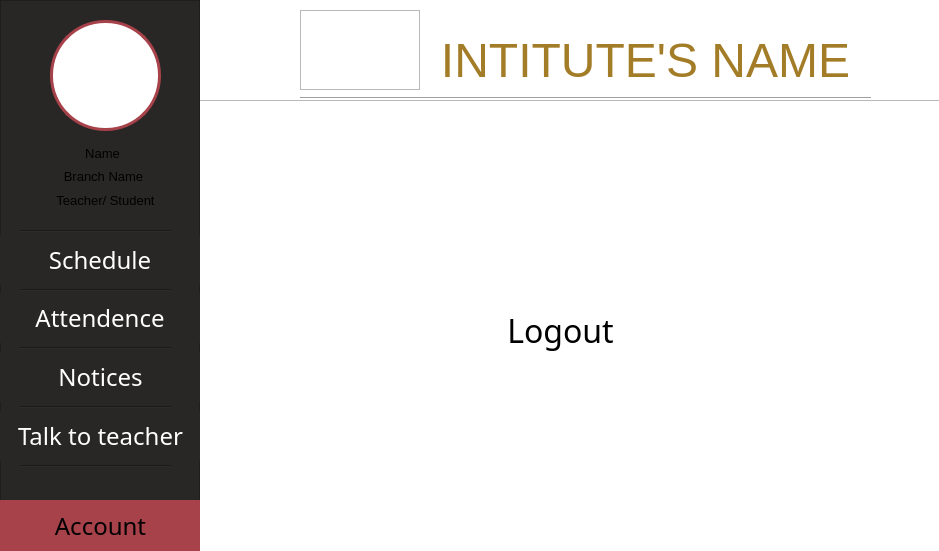
<?xml version="1.0" encoding="UTF-8"?>
<ui version="4.0">
 <class>MainWindow</class>
 <widget class="QMainWindow" name="MainWindow">
  <property name="geometry">
   <rect>
    <x>0</x>
    <y>0</y>
    <width>939</width>
    <height>551</height>
   </rect>
  </property>
  <property name="windowTitle">
   <string>MainWindow</string>
  </property>
  <widget class="QWidget" name="centralwidget">
   <widget class="QFrame" name="slide_menu">
    <property name="geometry">
     <rect>
      <x>0</x>
      <y>0</y>
      <width>200</width>
      <height>551</height>
     </rect>
    </property>
    <property name="styleSheet">
     <string notr="true">background-color: rgb(40,39,38);</string>
    </property>
    <property name="frameShape">
     <enum>QFrame::StyledPanel</enum>
    </property>
    <property name="frameShadow">
     <enum>QFrame::Raised</enum>
    </property>
    <widget class="Line" name="line_3">
     <property name="geometry">
      <rect>
       <x>20</x>
       <y>282</y>
       <width>151</width>
       <height>16</height>
      </rect>
     </property>
     <property name="styleSheet">
      <string notr="true">background-color: rgb(40, 39, 38);</string>
     </property>
     <property name="orientation">
      <enum>Qt::Horizontal</enum>
     </property>
    </widget>
    <widget class="Line" name="line_4">
     <property name="geometry">
      <rect>
       <x>20</x>
       <y>340</y>
       <width>151</width>
       <height>16</height>
      </rect>
     </property>
     <property name="styleSheet">
      <string notr="true">background-color: rgb(40, 39, 38);</string>
     </property>
     <property name="orientation">
      <enum>Qt::Horizontal</enum>
     </property>
    </widget>
    <widget class="QLabel" name="profile_designation">
     <property name="geometry">
      <rect>
       <x>50</x>
       <y>190</y>
       <width>111</width>
       <height>21</height>
      </rect>
     </property>
     <property name="styleSheet">
      <string notr="true">background-color: rgb(40,39,38);</string>
     </property>
     <property name="text">
      <string>&lt;html&gt;&lt;head/&gt;&lt;body&gt;&lt;p align=&quot;center&quot;&gt;&lt;span style=&quot; font-size:10pt;&quot;&gt;Teacher/ Student&lt;/span&gt;&lt;/p&gt;&lt;/body&gt;&lt;/html&gt;</string>
     </property>
    </widget>
    <widget class="QFrame" name="frame_3">
     <property name="geometry">
      <rect>
       <x>50</x>
       <y>20</y>
       <width>111</width>
       <height>111</height>
      </rect>
     </property>
     <property name="styleSheet">
      <string notr="true">background: rgb(255, 255, 255);
border-radius: 55px;
border:3px solid rgb(167, 65, 74)
</string>
     </property>
     <property name="frameShape">
      <enum>QFrame::StyledPanel</enum>
     </property>
     <property name="frameShadow">
      <enum>QFrame::Raised</enum>
     </property>
    </widget>
    <widget class="QLabel" name="label">
     <property name="geometry">
      <rect>
       <x>79</x>
       <y>146</y>
       <width>47</width>
       <height>13</height>
      </rect>
     </property>
     <property name="text">
      <string>&lt;html&gt;&lt;head/&gt;&lt;body&gt;&lt;p align=&quot;center&quot;&gt;&lt;span style=&quot; font-size:10pt;&quot;&gt;Name&lt;/span&gt;&lt;/p&gt;&lt;/body&gt;&lt;/html&gt;</string>
     </property>
    </widget>
    <widget class="QPushButton" name="attendence_button">
     <property name="geometry">
      <rect>
       <x>0</x>
       <y>293</y>
       <width>200</width>
       <height>50</height>
      </rect>
     </property>
     <property name="font">
      <font>
       <family>Sitka Heading</family>
       <pointsize>18</pointsize>
      </font>
     </property>
     <property name="cursor">
      <cursorShape>PointingHandCursor</cursorShape>
     </property>
     <property name="styleSheet">
      <string notr="true">QPushButton:hover {
    background-color:rgb(167, 65, 74);
}

QPushButton{
border:none;
color:rgb(255, 255, 255)
}</string>
     </property>
     <property name="text">
      <string>Attendence</string>
     </property>
     <property name="icon">
      <iconset resource="C:/Users/HP/Downloads/google site/icons.qrc">
       <normaloff>:/icon/icons8-bookmark-32.png</normaloff>:/icon/icons8-bookmark-32.png</iconset>
     </property>
     <property name="iconSize">
      <size>
       <width>32</width>
       <height>32</height>
      </size>
     </property>
    </widget>
    <widget class="Line" name="line_5">
     <property name="geometry">
      <rect>
       <x>20</x>
       <y>223</y>
       <width>151</width>
       <height>16</height>
      </rect>
     </property>
     <property name="styleSheet">
      <string notr="true">background-color: rgb(40, 39, 38);</string>
     </property>
     <property name="orientation">
      <enum>Qt::Horizontal</enum>
     </property>
    </widget>
    <widget class="QPushButton" name="schedule_button">
     <property name="geometry">
      <rect>
       <x>0</x>
       <y>235</y>
       <width>200</width>
       <height>50</height>
      </rect>
     </property>
     <property name="font">
      <font>
       <family>Sitka Heading</family>
       <pointsize>18</pointsize>
      </font>
     </property>
     <property name="cursor">
      <cursorShape>PointingHandCursor</cursorShape>
     </property>
     <property name="styleSheet">
      <string notr="true">QPushButton:hover {
    background-color:rgb(167, 65, 74);
}

QPushButton{
border:none;
color:rgb(255, 255, 255)
}

</string>
     </property>
     <property name="text">
      <string>Schedule</string>
     </property>
     <property name="icon">
      <iconset resource="C:/Users/HP/Downloads/google site/icons.qrc">
       <normaloff>:/icon/icons8-schedule-24.png</normaloff>:/icon/icons8-schedule-24.png</iconset>
     </property>
     <property name="iconSize">
      <size>
       <width>24</width>
       <height>24</height>
      </size>
     </property>
    </widget>
    <widget class="QPushButton" name="account_button">
     <property name="geometry">
      <rect>
       <x>0</x>
       <y>500</y>
       <width>201</width>
       <height>51</height>
      </rect>
     </property>
     <property name="font">
      <font>
       <family>Sitka Heading</family>
       <pointsize>18</pointsize>
      </font>
     </property>
     <property name="cursor">
      <cursorShape>PointingHandCursor</cursorShape>
     </property>
     <property name="styleSheet">
      <string notr="true">border:none;
background-color: rgb(167, 65, 74);</string>
     </property>
     <property name="text">
      <string>Account</string>
     </property>
     <property name="icon">
      <iconset resource="C:/Users/HP/Downloads/google site/icons.qrc">
       <normaloff>:/icon/icons8-settings-32.png</normaloff>:/icon/icons8-settings-32.png</iconset>
     </property>
     <property name="iconSize">
      <size>
       <width>32</width>
       <height>32</height>
      </size>
     </property>
    </widget>
    <widget class="QLabel" name="label_8">
     <property name="geometry">
      <rect>
       <x>63</x>
       <y>167</y>
       <width>81</width>
       <height>20</height>
      </rect>
     </property>
     <property name="text">
      <string>&lt;html&gt;&lt;head/&gt;&lt;body&gt;&lt;p align=&quot;center&quot;&gt;&lt;span style=&quot; font-size:10pt;&quot;&gt;Branch Name&lt;/span&gt;&lt;/p&gt;&lt;/body&gt;&lt;/html&gt;</string>
     </property>
    </widget>
    <widget class="QPushButton" name="notice_button">
     <property name="geometry">
      <rect>
       <x>0</x>
       <y>352</y>
       <width>201</width>
       <height>50</height>
      </rect>
     </property>
     <property name="font">
      <font>
       <family>Sitka Heading</family>
       <pointsize>18</pointsize>
      </font>
     </property>
     <property name="cursor">
      <cursorShape>PointingHandCursor</cursorShape>
     </property>
     <property name="styleSheet">
      <string notr="true">QPushButton:hover {
    background-color:rgb(167, 65, 74);
}

QPushButton{
border:none;
color:rgb(255, 255, 255)
}

</string>
     </property>
     <property name="text">
      <string>Notices</string>
     </property>
     <property name="icon">
      <iconset resource="C:/Users/HP/Downloads/google site/icons.qrc">
       <normaloff>:/icon/icons8-document-32.png</normaloff>:/icon/icons8-document-32.png</iconset>
     </property>
     <property name="iconSize">
      <size>
       <width>32</width>
       <height>32</height>
      </size>
     </property>
    </widget>
    <widget class="QPushButton" name="schedule_button_2">
     <property name="geometry">
      <rect>
       <x>0</x>
       <y>411</y>
       <width>201</width>
       <height>50</height>
      </rect>
     </property>
     <property name="font">
      <font>
       <family>Sitka Heading</family>
       <pointsize>18</pointsize>
      </font>
     </property>
     <property name="cursor">
      <cursorShape>PointingHandCursor</cursorShape>
     </property>
     <property name="styleSheet">
      <string notr="true">QPushButton:hover {
    background-color:rgb(167, 65, 74);
}

QPushButton{
border:none;
color:rgb(255, 255, 255)
}

</string>
     </property>
     <property name="text">
      <string>Talk to teacher</string>
     </property>
     <property name="icon">
      <iconset resource="C:/Users/HP/Downloads/google site/icons.qrc">
       <normaloff>:/icon/icons8-chat-50.png</normaloff>:/icon/icons8-chat-50.png</iconset>
     </property>
     <property name="iconSize">
      <size>
       <width>24</width>
       <height>24</height>
      </size>
     </property>
    </widget>
    <widget class="Line" name="line_8">
     <property name="geometry">
      <rect>
       <x>20</x>
       <y>464</y>
       <width>151</width>
       <height>5</height>
      </rect>
     </property>
     <property name="styleSheet">
      <string notr="true">background-color: rgb(40, 39, 38);</string>
     </property>
     <property name="orientation">
      <enum>Qt::Horizontal</enum>
     </property>
    </widget>
    <widget class="Line" name="line_9">
     <property name="geometry">
      <rect>
       <x>20</x>
       <y>405</y>
       <width>151</width>
       <height>5</height>
      </rect>
     </property>
     <property name="styleSheet">
      <string notr="true">background-color: rgb(40, 39, 38);</string>
     </property>
     <property name="orientation">
      <enum>Qt::Horizontal</enum>
     </property>
    </widget>
    <zorder>line_3</zorder>
    <zorder>line_4</zorder>
    <zorder>profile_designation</zorder>
    <zorder>frame_3</zorder>
    <zorder>label</zorder>
    <zorder>attendence_button</zorder>
    <zorder>line_5</zorder>
    <zorder>schedule_button</zorder>
    <zorder>account_button</zorder>
    <zorder>label_8</zorder>
    <zorder>schedule_button_2</zorder>
    <zorder>notice_button</zorder>
    <zorder>line_8</zorder>
    <zorder>line_9</zorder>
   </widget>
   <widget class="QStackedWidget" name="stackedWidget">
    <property name="geometry">
     <rect>
      <x>200</x>
      <y>100</y>
      <width>741</width>
      <height>451</height>
     </rect>
    </property>
    <property name="currentIndex">
     <number>2</number>
    </property>
    <widget class="QWidget" name="students_schedule">
     <widget class="QFrame" name="main_frame">
      <property name="geometry">
       <rect>
        <x>0</x>
        <y>0</y>
        <width>741</width>
        <height>551</height>
       </rect>
      </property>
      <property name="sizeIncrement">
       <size>
        <width>100</width>
        <height>200</height>
       </size>
      </property>
      <property name="mouseTracking">
       <bool>true</bool>
      </property>
      <property name="styleSheet">
       <string notr="true">background-color: rgb(255, 255, 255);</string>
      </property>
      <property name="frameShape">
       <enum>QFrame::StyledPanel</enum>
      </property>
      <property name="frameShadow">
       <enum>QFrame::Raised</enum>
      </property>
      <widget class="QTableWidget" name="tableWidget">
       <property name="geometry">
        <rect>
         <x>40</x>
         <y>40</y>
         <width>651</width>
         <height>351</height>
        </rect>
       </property>
       <property name="styleSheet">
        <string notr="true">QHeaderView::section {
    padding: 4px;
    font-size: 14pt;
    border-style: none;
    border-bottom: 1px solid #fffff8;
    border-right: 1px solid #fffff8;
}

QHeaderView::section:horizontal
{
    background-color: #6A8A82;
    border-top: 1px solid #fffff8;
}

QHeaderView::section:vertical
{
    border-left: 1px solid #fffff8;
}
QTableWidget QTableCornerButton::section {
    background-color: #6A8A82;
    border: 1px solid #fffff8;
}</string>
       </property>
       <attribute name="horizontalHeaderMinimumSectionSize">
        <number>39</number>
       </attribute>
       <attribute name="horizontalHeaderDefaultSectionSize">
        <number>84</number>
       </attribute>
       <attribute name="verticalHeaderDefaultSectionSize">
        <number>42</number>
       </attribute>
       <row>
        <property name="text">
         <string>Time</string>
        </property>
       </row>
       <row>
        <property name="text">
         <string>Time</string>
        </property>
       </row>
       <row>
        <property name="text">
         <string>Time</string>
        </property>
       </row>
       <row>
        <property name="text">
         <string>Time</string>
        </property>
       </row>
       <row>
        <property name="text">
         <string>Time</string>
        </property>
       </row>
       <row>
        <property name="text">
         <string>Time</string>
        </property>
       </row>
       <row>
        <property name="text">
         <string>Time</string>
        </property>
       </row>
       <column>
        <property name="text">
         <string>MON</string>
        </property>
        <property name="font">
         <font>
          <family>Sitka Heading</family>
          <pointsize>18</pointsize>
         </font>
        </property>
       </column>
       <column>
        <property name="text">
         <string>TUE</string>
        </property>
       </column>
       <column>
        <property name="text">
         <string>WED</string>
        </property>
       </column>
       <column>
        <property name="text">
         <string>THU</string>
        </property>
       </column>
       <column>
        <property name="text">
         <string>FRI</string>
        </property>
       </column>
       <column>
        <property name="text">
         <string>SAT</string>
        </property>
       </column>
       <column>
        <property name="text">
         <string>SUN</string>
        </property>
       </column>
      </widget>
      <widget class="QLabel" name="label_10">
       <property name="geometry">
        <rect>
         <x>186</x>
         <y>404</y>
         <width>16</width>
         <height>16</height>
        </rect>
       </property>
       <property name="styleSheet">
        <string notr="true">background-color: rgb(167, 65, 74);
border-radius:8px</string>
       </property>
       <property name="text">
        <string/>
       </property>
      </widget>
      <widget class="QLabel" name="label_11">
       <property name="geometry">
        <rect>
         <x>360</x>
         <y>404</y>
         <width>16</width>
         <height>16</height>
        </rect>
       </property>
       <property name="styleSheet">
        <string notr="true">background-color:rgb(163, 124, 39);
border-radius:8px</string>
       </property>
       <property name="text">
        <string/>
       </property>
      </widget>
      <widget class="QLabel" name="label_12">
       <property name="geometry">
        <rect>
         <x>537</x>
         <y>404</y>
         <width>16</width>
         <height>16</height>
        </rect>
       </property>
       <property name="styleSheet">
        <string notr="true">background-color:  rgb(40, 39, 38);
border-radius:8px</string>
       </property>
       <property name="text">
        <string/>
       </property>
      </widget>
      <widget class="QLabel" name="label_13">
       <property name="geometry">
        <rect>
         <x>150</x>
         <y>430</y>
         <width>91</width>
         <height>20</height>
        </rect>
       </property>
       <property name="text">
        <string>&lt;html&gt;&lt;head/&gt;&lt;body&gt;&lt;p align=&quot;center&quot;&gt;&lt;span style=&quot; font-size:9pt;&quot;&gt;Upcoming Class&lt;/span&gt;&lt;/p&gt;&lt;/body&gt;&lt;/html&gt;</string>
       </property>
      </widget>
      <widget class="QLabel" name="label_14">
       <property name="geometry">
        <rect>
         <x>324</x>
         <y>430</y>
         <width>91</width>
         <height>20</height>
        </rect>
       </property>
       <property name="text">
        <string>&lt;html&gt;&lt;head/&gt;&lt;body&gt;&lt;p align=&quot;center&quot;&gt;&lt;span style=&quot; font-size:9pt;&quot;&gt;Ongoing&lt;/span&gt;&lt;/p&gt;&lt;/body&gt;&lt;/html&gt;</string>
       </property>
      </widget>
      <widget class="QLabel" name="label_15">
       <property name="geometry">
        <rect>
         <x>500</x>
         <y>430</y>
         <width>91</width>
         <height>20</height>
        </rect>
       </property>
       <property name="text">
        <string>&lt;html&gt;&lt;head/&gt;&lt;body&gt;&lt;p align=&quot;center&quot;&gt;&lt;span style=&quot; font-size:9pt;&quot;&gt;Cancelled&lt;/span&gt;&lt;/p&gt;&lt;/body&gt;&lt;/html&gt;</string>
       </property>
      </widget>
     </widget>
    </widget>
    <widget class="QWidget" name="student_attendence">
     <widget class="QFrame" name="main_frame_2">
      <property name="geometry">
       <rect>
        <x>0</x>
        <y>0</y>
        <width>741</width>
        <height>451</height>
       </rect>
      </property>
      <property name="mouseTracking">
       <bool>true</bool>
      </property>
      <property name="styleSheet">
       <string notr="true">background-color: rgb(255, 255, 255);</string>
      </property>
      <property name="frameShape">
       <enum>QFrame::StyledPanel</enum>
      </property>
      <property name="frameShadow">
       <enum>QFrame::Raised</enum>
      </property>
      <widget class="QLabel" name="label_3">
       <property name="geometry">
        <rect>
         <x>220</x>
         <y>190</y>
         <width>101</width>
         <height>51</height>
        </rect>
       </property>
       <property name="font">
        <font>
         <family>Sitka Text</family>
         <pointsize>16</pointsize>
        </font>
       </property>
       <property name="text">
        <string>Password:</string>
       </property>
      </widget>
      <widget class="QPlainTextEdit" name="attendence_password">
       <property name="geometry">
        <rect>
         <x>330</x>
         <y>200</y>
         <width>201</width>
         <height>31</height>
        </rect>
       </property>
      </widget>
      <widget class="QPushButton" name="pushButton_3">
       <property name="geometry">
        <rect>
         <x>300</x>
         <y>270</y>
         <width>111</width>
         <height>31</height>
        </rect>
       </property>
       <property name="styleSheet">
        <string notr="true">/*border:none;*/
font: 16pt &quot;Sitka Text&quot;;
background-color: rgb(167, 65, 74);</string>
       </property>
       <property name="text">
        <string>Present</string>
       </property>
      </widget>
      <widget class="QLabel" name="label_4">
       <property name="geometry">
        <rect>
         <x>240</x>
         <y>70</y>
         <width>221</width>
         <height>51</height>
        </rect>
       </property>
       <property name="font">
        <font>
         <family>Sitka Text</family>
         <pointsize>16</pointsize>
        </font>
       </property>
       <property name="text">
        <string>Subject's name</string>
       </property>
       <property name="alignment">
        <set>Qt::AlignCenter</set>
       </property>
      </widget>
      <widget class="QLabel" name="label_5">
       <property name="geometry">
        <rect>
         <x>160</x>
         <y>120</y>
         <width>401</width>
         <height>51</height>
        </rect>
       </property>
       <property name="font">
        <font>
         <family>Sitka Text</family>
         <pointsize>16</pointsize>
        </font>
       </property>
       <property name="text">
        <string>You have %% attendence in Subject</string>
       </property>
       <property name="alignment">
        <set>Qt::AlignCenter</set>
       </property>
      </widget>
     </widget>
    </widget>
    <widget class="QWidget" name="settings">
     <widget class="QLabel" name="label_6">
      <property name="geometry">
       <rect>
        <x>0</x>
        <y>0</y>
        <width>781</width>
        <height>451</height>
       </rect>
      </property>
      <property name="cursor">
       <cursorShape>PointingHandCursor</cursorShape>
      </property>
      <property name="styleSheet">
       <string notr="true">background-color: rgb(255, 255, 255);</string>
      </property>
      <property name="text">
       <string/>
      </property>
     </widget>
     <widget class="QPushButton" name="logout_button">
      <property name="geometry">
       <rect>
        <x>270</x>
        <y>200</y>
        <width>181</width>
        <height>61</height>
       </rect>
      </property>
      <property name="font">
       <font>
        <family>Sitka Display</family>
        <pointsize>24</pointsize>
       </font>
      </property>
      <property name="cursor">
       <cursorShape>PointingHandCursor</cursorShape>
      </property>
      <property name="styleSheet">
       <string notr="true">background-color: rgb(255, 255, 255);
border:none;</string>
      </property>
      <property name="text">
       <string>Logout</string>
      </property>
      <property name="icon">
       <iconset resource="C:/Users/HP/Downloads/google site/icons.qrc">
        <normaloff>:/icon/icons8-logout-rounded-left-48.png</normaloff>:/icon/icons8-logout-rounded-left-48.png</iconset>
      </property>
      <property name="iconSize">
       <size>
        <width>48</width>
        <height>48</height>
       </size>
      </property>
     </widget>
    </widget>
    <widget class="QWidget" name="Notices">
     <widget class="QLabel" name="label_7">
      <property name="geometry">
       <rect>
        <x>0</x>
        <y>0</y>
        <width>781</width>
        <height>451</height>
       </rect>
      </property>
      <property name="styleSheet">
       <string notr="true">background-color: rgb(255, 255, 255);</string>
      </property>
      <property name="text">
       <string/>
      </property>
     </widget>
     <widget class="QLabel" name="label_9">
      <property name="geometry">
       <rect>
        <x>250</x>
        <y>160</y>
        <width>211</width>
        <height>81</height>
       </rect>
      </property>
      <property name="font">
       <font>
        <family>Sitka Display</family>
        <pointsize>20</pointsize>
       </font>
      </property>
      <property name="text">
       <string>No Notice</string>
      </property>
      <property name="alignment">
       <set>Qt::AlignCenter</set>
      </property>
     </widget>
    </widget>
   </widget>
   <widget class="QFrame" name="institute_frame">
    <property name="geometry">
     <rect>
      <x>200</x>
      <y>0</y>
      <width>741</width>
      <height>101</height>
     </rect>
    </property>
    <property name="frameShape">
     <enum>QFrame::StyledPanel</enum>
    </property>
    <property name="frameShadow">
     <enum>QFrame::Raised</enum>
    </property>
    <widget class="QLabel" name="label_2">
     <property name="geometry">
      <rect>
       <x>-1</x>
       <y>0</y>
       <width>741</width>
       <height>100</height>
      </rect>
     </property>
     <property name="styleSheet">
      <string notr="true">background-color: rgb(255, 255, 255);</string>
     </property>
     <property name="text">
      <string/>
     </property>
    </widget>
    <widget class="QLabel" name="institute_name">
     <property name="geometry">
      <rect>
       <x>240</x>
       <y>30</y>
       <width>411</width>
       <height>61</height>
      </rect>
     </property>
     <property name="styleSheet">
      <string notr="true"/>
     </property>
     <property name="text">
      <string>&lt;html&gt;&lt;head/&gt;&lt;body&gt;&lt;p align=&quot;center&quot;&gt;&lt;span style=&quot; font-size:36pt; color:#a37c27;&quot;&gt;INTITUTE'S NAME&lt;/span&gt;&lt;/p&gt;&lt;/body&gt;&lt;/html&gt;</string>
     </property>
    </widget>
    <widget class="Line" name="line">
     <property name="geometry">
      <rect>
       <x>100</x>
       <y>90</y>
       <width>571</width>
       <height>16</height>
      </rect>
     </property>
     <property name="orientation">
      <enum>Qt::Horizontal</enum>
     </property>
    </widget>
    <widget class="QFrame" name="institute_logo">
     <property name="geometry">
      <rect>
       <x>100</x>
       <y>10</y>
       <width>120</width>
       <height>80</height>
      </rect>
     </property>
     <property name="styleSheet">
      <string notr="true">background-image: url(:/icon/icons8-stream-logo-128.png);
background-repeat:none;</string>
     </property>
     <property name="frameShape">
      <enum>QFrame::StyledPanel</enum>
     </property>
     <property name="frameShadow">
      <enum>QFrame::Raised</enum>
     </property>
    </widget>
   </widget>
  </widget>
 </widget>
 <resources>
  <include location="C:/Users/HP/Downloads/google site/icons.qrc"/>
 </resources>
 <connections/>
</ui>
